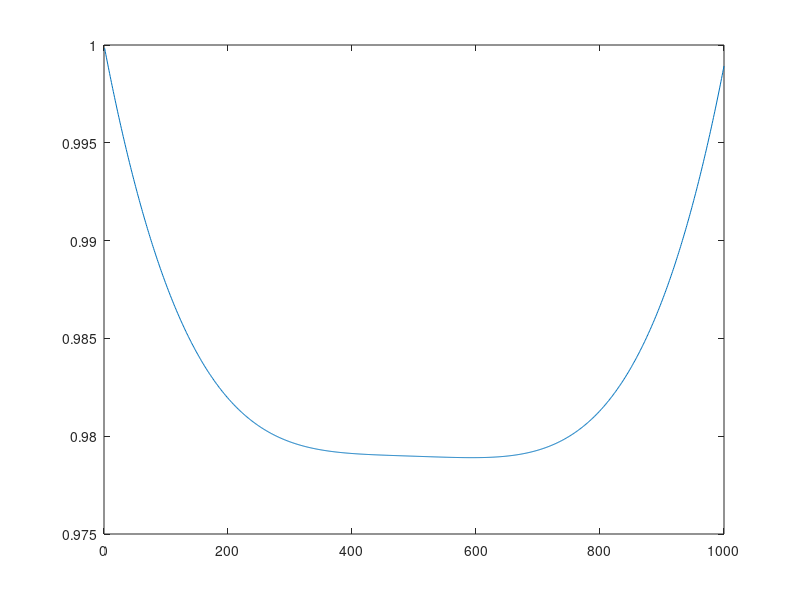

Write the MATLAB code that produced this figure.
% Linear shooting with Heun's method for boundary value problem
% Second-order Heun's method (modified)
a = 0; b = 1; h = 0.001;
z = -0.16575; x = 1; X = 0;

t = 0;
while(t < b)
    p1 = z + h*(1-2*t)^2*x;
    p2 = x + h*z;
    
    t = t + h;
    x = x + h*(z + p1)/2;
    X(end+1) = x;
    
    z = z + h*((p1-z)/h + (1-2*t)^2*p2)/2;
end

X = X(2:end);
plot(X)